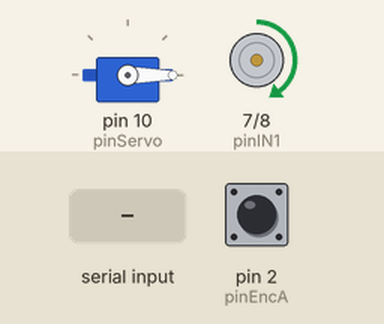
A sketch run on a simulated Arduino Uno, built with avr-gcc and run on an emulated ATmega328P. Shown: servo, motor-driver pin pairs drawn as motors (green arrow = first pin HIGH = forward, orange = second pin HIGH = backward, longer = more drive, scaled by the enable pin). Inputs (shaded band) come from the test bench; at power-on: pin 2 (pinEncA) HIGH. What the sketch prints to the serial monitor is not drawn.

Above: at 1.2 s.
1.3 s: "PWM:\n" received over Serial
At 2.5 s:
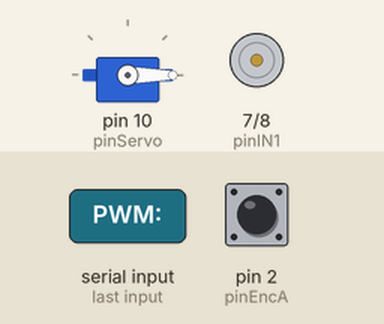
2.8 s: "STOP\n" received over Serial
4.3 s: "SERVO:HOLD\n" received over Serial
At 5.0 s:
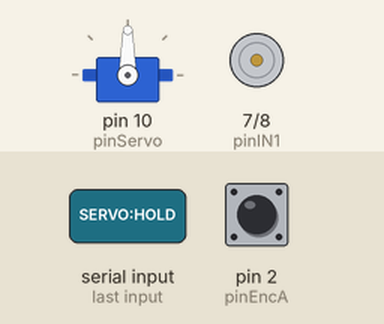
Timing chart, 0 to 7.8 s (numbered marks = the images above; inputs shaded):
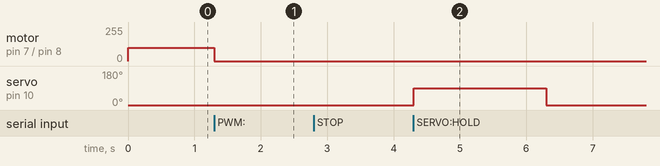

Measured:
- after the input at 1.3 s, motor on pin 7 (pinIN1) / pin 8 (pinIN2): forward 100/255 → stopped at once
- after the input at 4.3 s, servo on pin 10 (pinServo): 0° → 90° at once, → 0° 2.0 s later

The sketch:

CODE.ino
```cpp
// =============================================================
//  SISTEM KONTROL MOTOR KONVEYOR DENGAN INPUT PWM DARI PYTHON
//  Komunikasi Serial (115200 bps) — Kompatibel dengan Fuzzy Control Python
//  Dilengkapi Encoder untuk Monitoring Kecepatan + Servo Penahan
//  Dibuat oleh: Lui — Revisi stabil servo + motor nyala bareng
// =============================================================

#include <Arduino.h>
#include <Servo.h>

volatile long encCount = 0;

// ---------------- PIN KONFIGURASI ----------------
const int pinEncA = 2;   // Encoder Channel A (Interrupt)
const int pinEncB = 3;   // Encoder Channel B
const int pinIN1  = 7;   // Motor Driver IN1
const int pinIN2  = 8;   // Motor Driver IN2
const int pinENA  = 5;   // PWM (Enable Motor A) — PIN 5 biar tidak bentrok dengan servo
const int pinServo = 10; // Servo pin (Timer1)

// ---------------- VARIABEL MOTOR ----------------
int pwmValue = 100;       // PWM awal motor (default jalan sedang)
unsigned long lastPrint = 0;

// ---------------- VARIABEL SERVO ----------------
Servo myServo;
bool servoActive = false;
unsigned long servoStart = 0;

// ---------------- ISR ENCODER ----------------
void isrEncA() {
  int a = digitalRead(pinEncA);
  int b = digitalRead(pinEncB);
  if (a == b)
    encCount++;
  else
    encCount--;
}

// ---------------- SETUP ----------------
void setup() {
  Serial.begin(115200);
  pinMode(pinEncA, INPUT_PULLUP);
  pinMode(pinEncB, INPUT_PULLUP);
  pinMode(pinIN1, OUTPUT);
  pinMode(pinIN2, OUTPUT);
  pinMode(pinENA, OUTPUT);

  attachInterrupt(digitalPinToInterrupt(pinEncA), isrEncA, CHANGE);

  // Jalankan motor default ON
  digitalWrite(pinIN1, HIGH);
  digitalWrite(pinIN2, LOW);
  analogWrite(pinENA, pwmValue);

  // Inisialisasi servo
  myServo.attach(pinServo);
  myServo.write(0); // posisi normal (tidak menahan)

  Serial.println("🚀 Arduino Ready — Mode: Fuzzy Adaptive PWM + Servo aktif");
  Serial.println("Kirim format: PWM:<nilai> (0–255), STOP, atau SERVO:HOLD");
}

// ---------------- LOOP ----------------
void loop() {
  // === 1. BACA DATA DARI PYTHON ===
  if (Serial.available() > 0) {
    String data = Serial.readStringUntil('\n');
    data.trim();

    // ---- Perintah PWM: ----
    if (data.startsWith("PWM:")) {
      int newPWM = data.substring(4).toInt();
      newPWM = constrain(newPWM, 0, 255);

      if (newPWM != pwmValue) {
        pwmValue = newPWM;
        digitalWrite(pinIN1, HIGH);
        digitalWrite(pinIN2, LOW);
        analogWrite(pinENA, pwmValue);

        Serial.print("✅ PWM updated => ");
        Serial.println(pwmValue);
      }
    }

    // ---- Perintah STOP: ----
    else if (data.equalsIgnoreCase("STOP")) {
      pwmValue = 0;
      digitalWrite(pinIN1, LOW);
      digitalWrite(pinIN2, LOW);
      analogWrite(pinENA, 0);
      Serial.println("🛑 Motor STOP");
    }

    // ---- Perintah SERVO:HOLD (tambahan) ----
  else if (data.equalsIgnoreCase("SERVO:HOLD")) {
  myServo.write(90);
  servoActive = true;
  servoStart = millis();
  Serial.println("⚙️ Servo aktif — Menahan benda 2 detik (jarak dekat)");
}

  }

  // === 2. MONITOR ENCODER SETIAP 1 DETIK ===
  if (millis() - lastPrint >= 1000) {
    lastPrint = millis();

    long count;
    noInterrupts();
    count = encCount;
    encCount = 0; // reset tiap 1 detik
    interrupts();

    Serial.print("ENC Count/s: ");
    Serial.print(count);
    Serial.print(" | PWM: ");
    Serial.println(pwmValue);
  }

  // === 3. LOGIKA TIMER SERVO ===
  if (servoActive && millis() - servoStart >= 2000) { // tahan 2 detik
    myServo.write(0);          // kembalikan servo ke posisi awal
    servoActive = false;
    Serial.println("✅ Servo kembali ke posisi awal");
  }

  delay(5);
}
```
